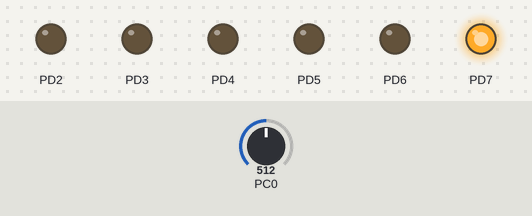
The program below on a simulated ATmega328P, built with avr-gcc and emulated at 16 MHz. On the bench: output pins drawn as LEDs (lit = HIGH). Inputs (shaded band) come from the test bench; at power-on: PC0 = 512.

Above: at 1.2 s.
1.3 s: PC0 set to 521
2.8 s: PC0 set to 528
At 3.6 s:
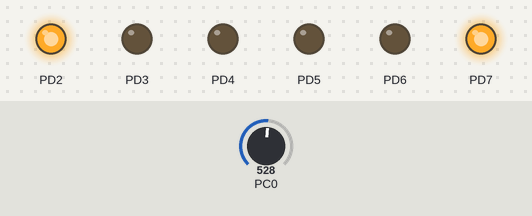
4.3 s: PC0 set to 511
At 4.7 s:
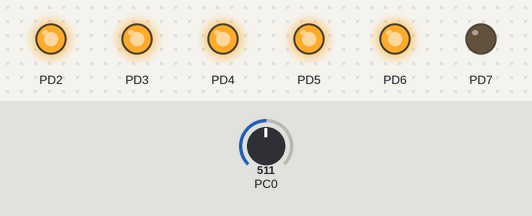
5.8 s: PC0 set to 495
At 7.0 s:
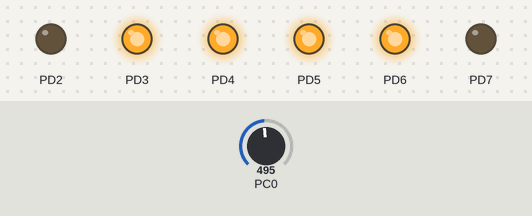
7.3 s: PC0 set to 306
At 8.2 s:
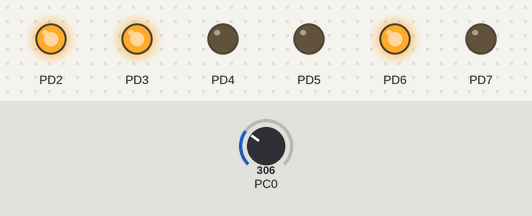
Timing chart, 0 to 9.8 s (numbered marks = the images above; inputs shaded):
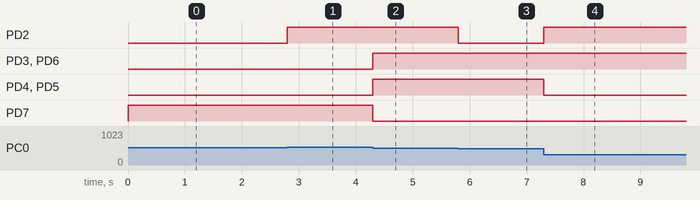

The program:

main.c
```c
/*
 * main.c
 *
 * Created: 3/13/2021 7:49:21 PM
 *  Author: Bandy
 */
# define F_CPU 16000000
#include <avr/io.h>
#include <util/delay.h>

static inline void initADC0(void){
	ADMUX |= (1<<REFS0);     //reference voltage on AVCC
	ADCSRA |= (1<<ADPS2) | (1<<ADPS1) | (1<<ADPS0); // ADC clock prescaler /128
	ADCSRA |= (1<<ADEN); //enable ADC
}

int main(void)
{
	uint8_t ledValue;
	uint16_t adcValue;
	uint8_t i;
	initADC0();
	DDRD = 0b11111100;
	PORTD |= (1<<PORTD2);
    while(1)
    {
        ADCSRA |= (1 << ADSC); //start ADC conversion
		do
		{

		} while (ADCSRA & (1<<ADSC));

		adcValue = ADC >> 2; //pomin dwa najmniej znaczace bity
		adcValue &= 0b11111100;
		PORTD = adcValue;
		//_delay_ms(50);
    }
	return 0;
}
```

Measured:
- the behaviour switches between 527 and 528 on PC0 (found by bisection; images 0 and 1)
- the behaviour switches between 496 and 495 on PC0 (found by bisection; images 2 and 3)
- after the input at 1.3 s, every drawn part: stays the same
- after the input at 2.8 s, PD2: LOW → HIGH at once
- after the input at 4.3 s, PD3–6: LOW → HIGH at once; PD7: HIGH → LOW at once
- after the input at 5.8 s, PD2: HIGH → LOW at once
- after the input at 7.3 s, PD2: LOW → HIGH at once; PD4, PD5: HIGH → LOW at once
